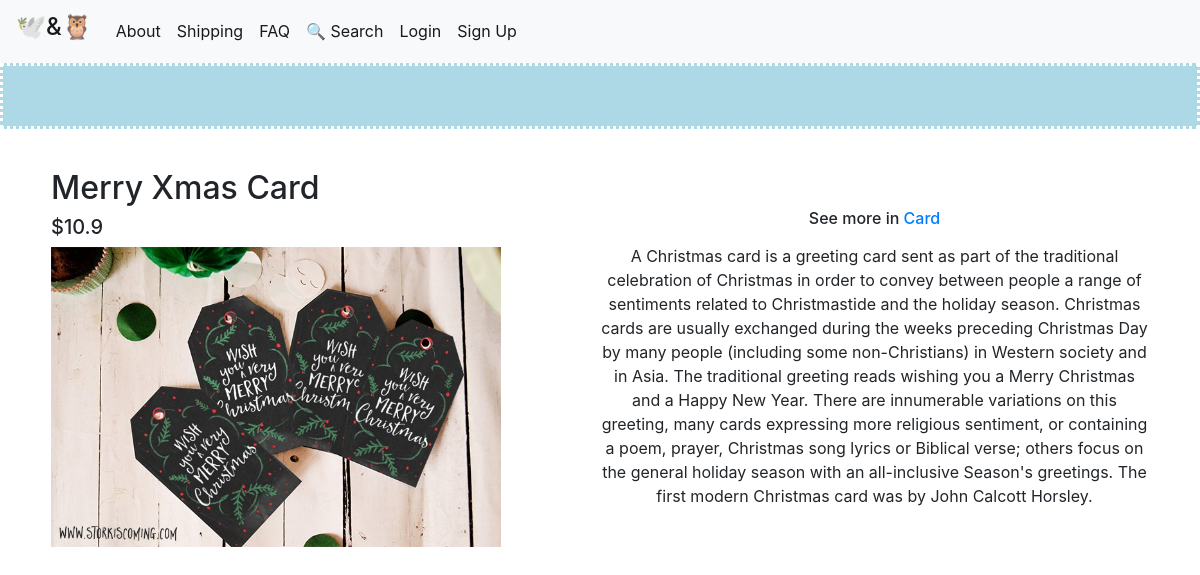
/2, run on the app's committed database.
### tables this page shows
CREATE TABLE products (
    id INTEGER PRIMARY KEY AUTOINCREMENT,
    cost FLOAT NOT NULL,
    name TEXT NOT NULL,
    description TEXT,
    category TEXT,
    image TEXT
);

### project/main.py (the view, shortened to what this page needs)
@main.route('/<int:product_id>', methods=["GET", "POST"])
def product(product_id):
    product = get_product(product_id)
    conn = get_db_connection()
    reviews = conn.execute('SELECT * FROM reviews where product_id = ?',
                           (product_id,)).fetchall()
    conn.close()
    return render_template('product.html', product=product, reviews=reviews)

### project/main.py (called while the page is built)
def get_db_connection():
    conn = sqlite3.connect('database.db')
    conn.row_factory = sqlite3.Row
    return conn

def get_product(product_id):
    conn = get_db_connection()
    product = conn.execute('SELECT * FROM products WHERE id = ?',
                        (product_id,)).fetchone()
    conn.close()
    if product is None:
        abort(404)
    return product

### project/templates/product.html (shortened to what this page needs)
{% extends 'base.html' %}
{% block content %}
<div class="container">
    <div class="toppane">
    </div>
    <div class="leftpane">
        <h2>{% block title %} {{ product['name'] }} {% endblock %}</h2>
        <h5>${{ product['cost'] }}</h5>
        <img src="static/pictures/{{ product['image'] }}" height="300" border="5" alt="Image">
    </div>
    <div class="rightpane">
        <p><br></p>
        <p><h6>See more in <a href="/search_res/{{ product['category'] }}">{{ product['category'] }}</a></h6></p>
        <p>{{ product['description'] }}</p>
    </div>
</div>
{% endblock %}

### project/static/css/style.css (style rules this page uses)
.leftpane { width: 50%; min-width: 350px; height: available; min-height: 400px; float: left; border-collapse: collapse; }
.rightpane { text-align: center; width: available; height: available; position: relative; border-collapse: collapse; }
.toppane { height: 40px; }

### data on the page
products: name "Merry Xmas Card", cost "10.9", image (picture), category "Card", description "A Christmas card is a greeting card sent as part of the traditional celebration of Christmas in order to convey between people a range of sentiments related to Christmastide and the holiday season. Christmas cards are usually exchanged during the weeks preceding Christmas Day by many people (including some non-Christians) in Western society and in Asia. The traditional greeting reads wishing you a Merry Christmas and a Happy New Year. There are innumerable variations on this greeting, many cards expressing more religious sentiment, or containing a poem, prayer, Christmas song lyrics or Biblical verse; others focus on the general holiday season with an all-inclusive Season's greetings. The…"
